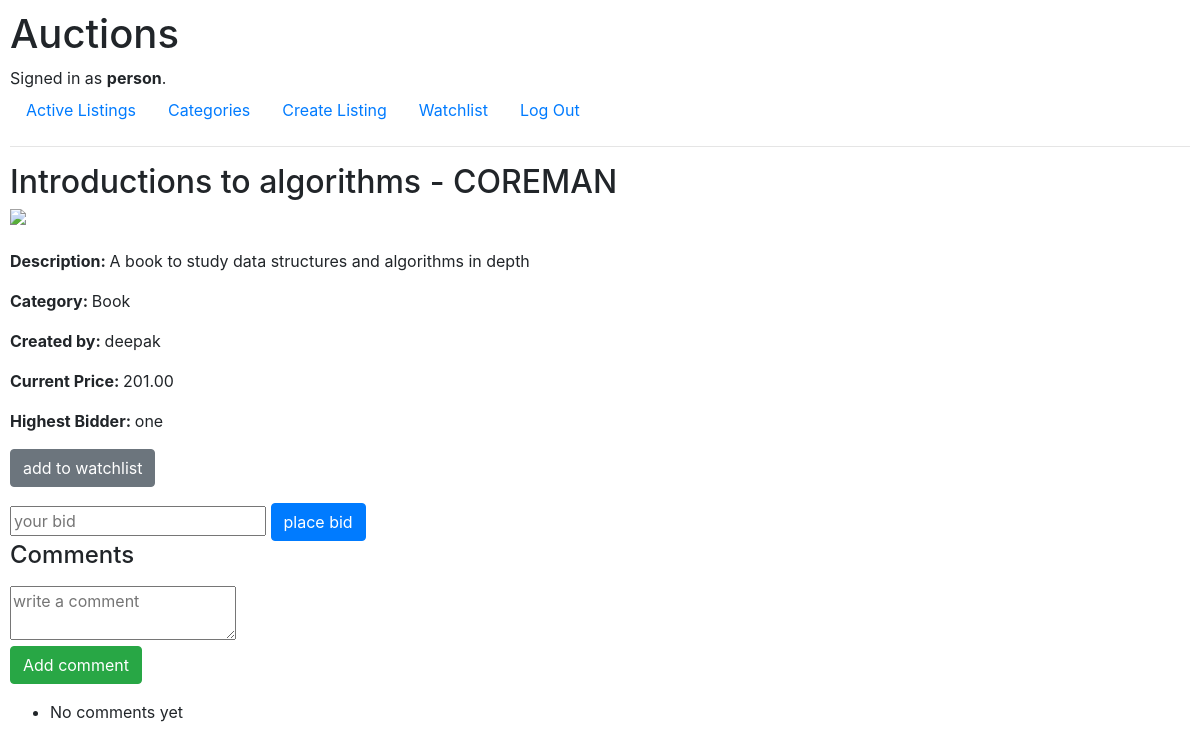
/listing/4 (signed in), run on the app's committed database.
### auctions/models.py (models this page shows, shortened)
class User(AbstractUser):
    watchlist=models.ManyToManyField('Listing',blank=True,related_name="watchlisted_by")

class Listing(models.Model):
    title=models.CharField(max_length=60)
    description=models.TextField()
    starting_bid=models.DecimalField(max_digits=10, decimal_places=2)
    image_url=models.URLField(blank=True,null=True)
    category=models.CharField(max_length=60,blank=True,null=True)
    is_active=models.BooleanField(default=True)
    created_at=models.DateTimeField(auto_now_add=True)
    created_by=models.ForeignKey(User,on_delete=models.CASCADE,related_name='listings')
    @property
    def current_price(self):
        highest=self.bids.order_by('-amount').first()
        return highest.amount if highest else self.starting_bid

class Bid(models.Model):
    user=models.ForeignKey(User,on_delete=models.CASCADE)
    listing=models.ForeignKey('Listing',on_delete=models.CASCADE,related_name="bids")
    amount=models.DecimalField(max_digits=10,decimal_places=2)

### auctions/views.py (the view, shortened to what this page needs)
# urls.py: path("listing/<int:listing_id>",views.listing,name="listing"),
def listing(request,listing_id):
    listing=get_object_or_404(Listing,pk=listing_id)
    user = request.user
    in_watchlist=user.is_authenticated and listing in user.watchlist.all()
    highest_bid=listing.bids.order_by("-amount").first()
    is_creator=listing.created_by == user
    winner=highest_bid.user if highest_bid else None
    is_winner=winner==user
    comments=listing.comments.all().order_by("-created_at")
    message=None
    message_type=None
    return render(request,"auctions/listing.html",{
        "listing":listing,
        "in_watchlist":in_watchlist,
        "highest_bid":highest_bid,
        "is_creator":is_creator,
        "winner":winner if not listing.is_active else None,
        "is_winner":is_winner,
        "comments":comments,
        "message":message,
        "message_type":message_type
    })

### auctions/templates/auctions/listing.html (shortened to what this page needs)
{% extends "auctions/layout.html" %}
{% block body %}
    <h2>{{ listing.title }}</h2>
    {% if listing.image_url %}
        <img src="{{ listing.image_url }}" style="height: 200px; object-fit: contain;" class="mb-4">
    {% endif %}
    <p><strong>Description: </strong>{{ listing.description }}</p>
    <p><strong>Category: </strong>{{ listing.category }}</p>
    <p><strong>Created by: </strong>{{ listing.created_by }}</p>
    <p><strong>Current Price: </strong>{{ listing.current_price }}</p>
    {% if highest_bid %}
        <p><strong>Highest Bidder: </strong>{{ highest_bid.user }}</p>
    {% endif %}
    {% if user.is_authenticated %}
        <form method="post">
            <button name="watchlist_toggle" class="btn btn-secondary">
                {% if in_watchlist %}remove from watch_list{% else %}add to watchlist{% endif %}
            </button>
        </form>
    {% endif %}
    {% if listing.is_active %}
        {% if user.is_authenticated and not is_creator %}
            <form method="post" class="mt-3">
                <input type="number" name="bid" step="0.01" min="0" placeholder="your bid">
                <button name="place_bid" class="btn btn-primary">place bid</button>
            </form>
        {% endif %}
    {% else %}
            <p class="text-danger">This Auction is over</p>
    {% endif %}
    <h4>Comments</h4>
    {% if user.is_authenticated %}
            <form method="post" class="mt-3">
                <textarea name="comment" placeholder="write a comment"></textarea>
                <div>
                    <button name="comment_submit" class="btn btn-success">Add comment</button>
                </div>
            </form>
    {% endif %}
    <ul class="mt-3">
        {% for comment in comments %}
            <li><strong>{{ comment.user }}: </strong>{{ comment.content }}</li>
        {% empty %}
            <li>No comments yet</li>
        {% endfor %}
    </ul>
{% endblock %}

### auctions/templates/auctions/layout.html (shortened to what this page needs)
{% load static %}
<!DOCTYPE html>
<html lang="en">
    <head>
        <link rel="stylesheet" href="https://stackpath.bootstrapcdn.com/bootstrap/4.4.1/css/bootstrap.min.css">
        <link href="{% static 'auctions/styles.css' %}" rel="stylesheet">
    </head>
    <body>
        <h1>Auctions</h1>
        <div>
            {% if user.is_authenticated %}
                Signed in as <strong>{{ user.username }}</strong>.
                {% else %}
                Not signed in.
            {% endif %}
        </div>
        <ul class="nav">
            <li class="nav-item">
                <a class="nav-link" href="{% url 'index' %}">Active Listings</a>
            </li>
            <li>
                <a class="nav-link" href="{% url 'categories' %}">Categories</a>
            </li>
            {% if user.is_authenticated %}
                <li>
                    <a class="nav-link" href="{% url 'create' %}">Create Listing</a>
                </li>
                <li class="nav-item">
                    <a class="nav-link" href="{% url 'watchlist' user.id %}">Watchlist</a>
                </li>
                <li class="nav-item">
                    <a class="nav-link" href="{% url 'logout' %}">Log Out</a>
                </li>
            {% endif %}
        </ul>
        <hr>
        {% block body %}
        {% endblock %}
    </body>
</html>

### auctions/static/auctions/styles.css (style rules this page uses)
body { padding: 10px; }

### data on the page
User: username "person"
Listing: title "Introductions to algorithms - COREMAN", description "A book to study data structures and algorithms in depth", category "Book", created_by "deepak", current_price "201.00"
Bid: user "one"
